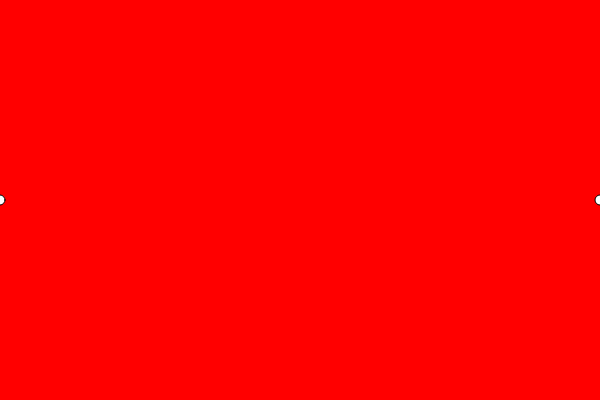
Frame 1 (no input)
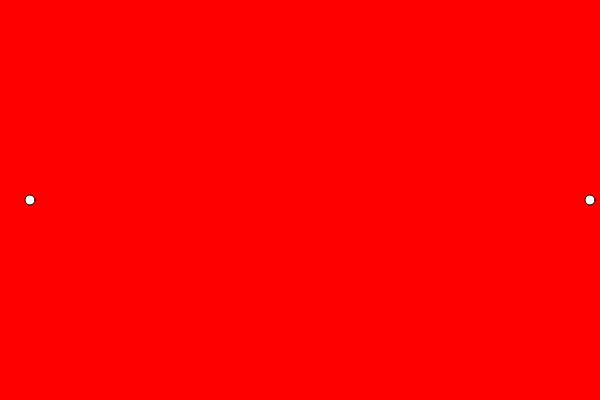
Frame 60 (no input)
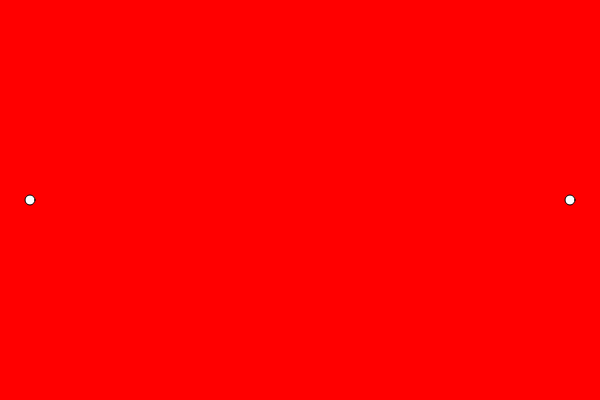
Frame 120 (the mouse pressed at the canvas centre since frame 60)

The p5.js sketch that drew these frames (run headless with seeded random() and noise() and a simulated clock; from frame 60 on, the mouse is pressed at the canvas centre):

// p5.js sketch
// ── sketch.js
var x=0;
var y=200;
var z=0;
var a=600;
var c=0;
function setup(){
  createCanvas (600,400);
  background(255,0,0);
  stroke(0);
  }
function draw(){
background(255,0,0);
  ellipse(x,y,10,10);
  if (x==0) {
    z=0;
} else if (x>600) {
    z=1;
  }

  if (x<=600 && z==0) {
    x=x+10;
  } else if (x>0 && z==1) {
    x=x-10;
  }

  ellipse(a,y,10,10);
  if (a==0) {
    c=0;
} else if (a>600) {
    c=1;
  }

  if (a<=600 && c==0) {
    a=a+10;
} else if (a>0 && c==1) {
    a=a-10;
  }
}
